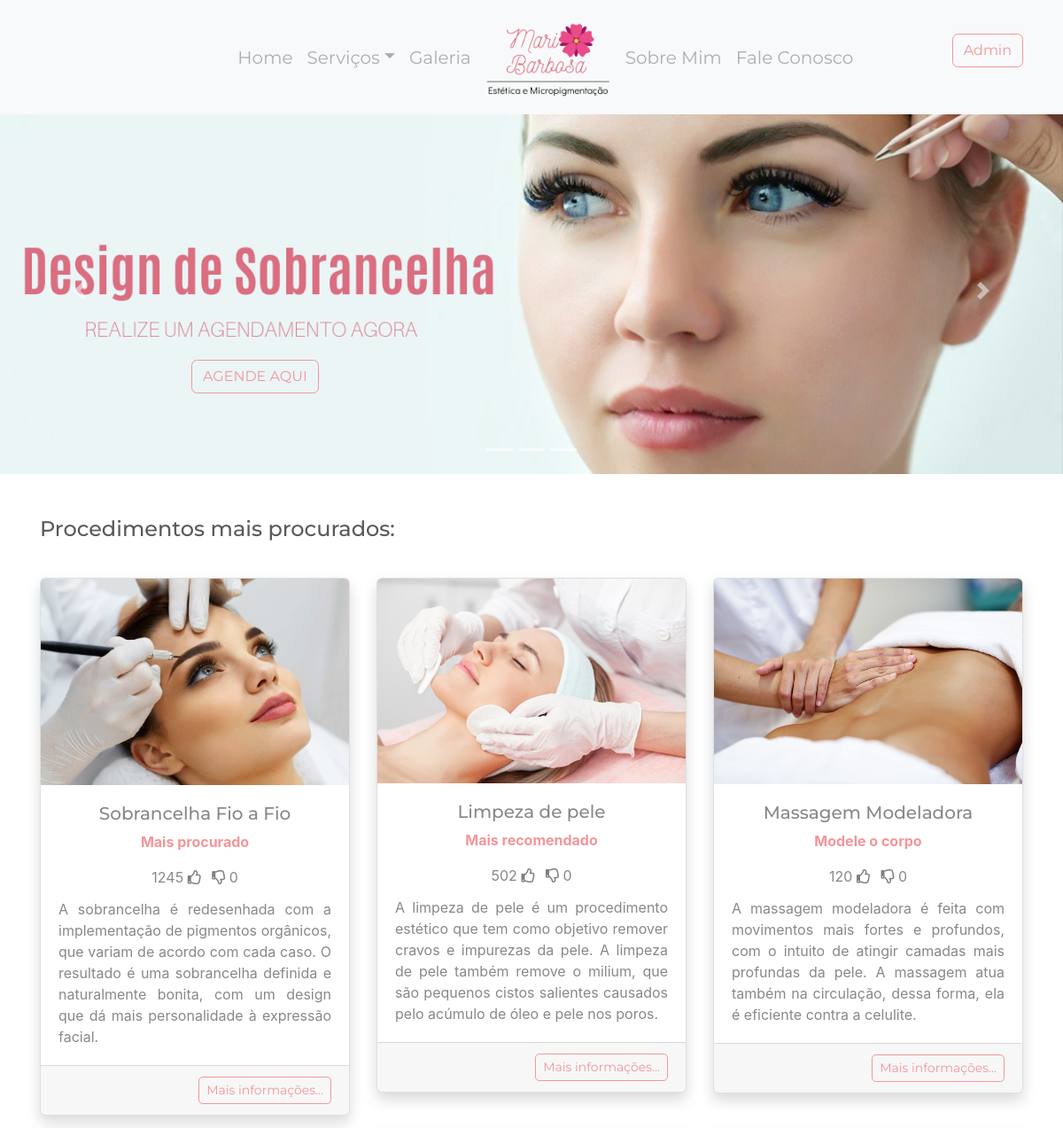
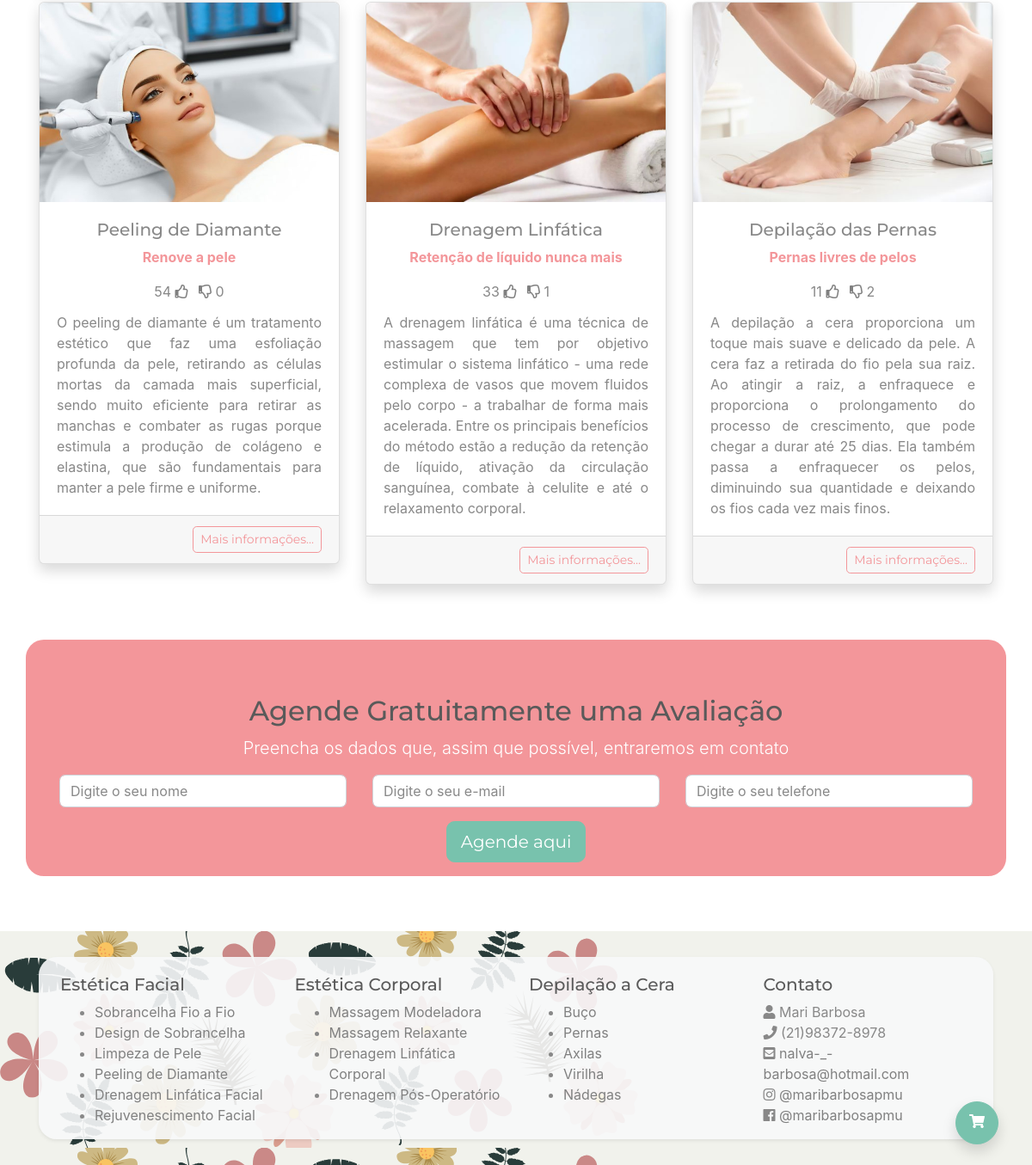
Screenshot of / (signed in) with the database file from the repository (2 pictures, top to bottom).
### meuSite/models.py (models this page shows, shortened)
class FotoCarousel(models.Model):
    nome = models.CharField('nome', max_length=200, blank=True)
    endereco = models.CharField('Imagem', max_length=200)
    class Meta:
        db_table = 'fotoCarousel'

class DestaqueServico(models.Model):
    servico = models.ForeignKey(Servico, on_delete=models.CASCADE, null=True, blank=True)
    fraseDestaque = models.CharField('Frase', max_length=200, blank=True)
    descricao = models.TextField(blank=True)
    likes = models.IntegerField('likes', default=0)
    dislikes = models.IntegerField('dislikes', default=0)
    ordem = models.IntegerField('ordem', default=0)
    class Meta:
        db_table = 'destaqueServico'

class Servico(models.Model):
    tipo = models.ForeignKey(TipoServico, on_delete=models.CASCADE)
    nome = models.CharField('Servico', max_length=200, db_index=True)
    tag = models.SlugField('Tag', max_length=100, default=' ')
    imagem = models.CharField('Imagem', max_length=200)
    descricao = models.TextField(blank=True)
    user = models.ForeignKey(settings.AUTH_USER_MODEL,
                             related_name='servicos',
                             on_delete=models.DO_NOTHING,
                             null=True)
    preco = models.DecimalField('Preco', max_digits=10, decimal_places=2, default=0)
    class Meta:
        db_table = 'servico'
        ordering = ('nome',)

### meuSite/views.py (the view)
# urls.py: path('', views.index, name='index'),
def index(request):
    fotos_carousel = FotoCarousel.objects.all()
    destaques = DestaqueServico.objects.all().order_by('ordem')
    return render(request, 'index.html', {'fotos_carousel': fotos_carousel, 'destaques': destaques})

### meuSite/templates/index.html (shortened to what this page needs)
{% extends "base.html" %}
{% load static %}
{% block estilo %}
    <link rel="stylesheet" type="text/css" href="{% static 'css/index.css' %}"/>
{% endblock estilo %}
{% block conteudo %}
    {% static "images" as baseUrl %}
    <header id="header" class="mb-4" style="margin-top: 120px;">
        <div id="carouselInicio" class="carousel slide" data-ride="carousel">
            <ol class="carousel-indicators">
                {% for foto in fotos_carousel %}
                    <li data-target="#carouselInicio" data-slide-to="{{ forloop.counter0 }}"></li>
                {% endfor %}
            </ol>
            <div class="carousel-inner">
                {% for foto in fotos_carousel %}
                    <div class="carousel-item {% if forloop.counter == 1 %} active{% endif %}">
                        <img class="d-block w-100" src="{{ baseUrl }}/{{ foto.endereco }}">
                        {% if foto.nome == 'corporal' %}
                            <a href="{% url 'estetica:corporal' %}"
                               class="botao-corporal btn btn-outline-secondary my-2 my-sm-0 d-none d-md-block"
                               type="submit">
                                AGENDE AQUI
                            </a>
                        {% elif foto.nome == 'facial' %}
                            <button class="botao btn btn-outline-secondary my-2 my-sm-0 d-none d-md-block"
                               type="submit"
                               href="{% url 'estetica:facial' %}">
                                AGENDE
                                AQUI
                            </button>
                        {% else %}
                            <button class="botao btn btn-outline-secondary my-2 my-sm-0 d-none d-md-block"
                               type="submit">
                                AGENDE
                                AQUI
                            </button>
                        {% endif %}
                    </div>
                {% endfor %}
            </div>
            <a class="carousel-control-prev" href="#carouselInicio" role="button" data-slide="prev">
                <span class="carousel-control-prev-icon" aria-hidden="true"></span>
            </a>
            <a class="carousel-control-next" href="#carouselInicio" role="button" data-slide="next">
                <span class="carousel-control-next-icon" aria-hidden="true"></span>
            </a>
        </div>
    </header>
    <div class="container mb-4">
        <h4 id="procedimentos" class="mb-0 pt-4 pb-4">Procedimentos mais procurados:</h4>
        <div class="row mb-4">
            {% for destaque in destaques %}
                <div class="col-md-6 col-lg-4">
                    <div class="card shadow mt-3">
                        <img class=" card-img-top" src="{{ baseUrl }}/{{ destaque.servico.imagem }}">
                        <div class="card-body">
                            <div class="card-title text-center">
                                <h5>{{ destaque.servico.nome }}</h5>
                                <p class="text-secondary font-weight-bold">{{ destaque.fraseDestaque }}</p>
                                <span id="label-like-sobrancelha" data-like="1245"
                                      for="like">{{ destaque.likes }}</span>
                                <a class="botao-like-deslike"><i id="like-sobrancelha"
                                                                 class="far fa-thumbs-up pr-1"></i></a>
                                <a class="botao-like-deslike"><i id="dislike-sobrancelha"
                                                                 class="far fa-thumbs-down pl-1"></i></a>
                                <span id="label-dislike-sobrancelha" data-dislike="0"
                                      for="dislike">{{ destaque.dislikes }}</span>
                            </div>
                            <p class="card-text text-justify">{{ destaque.descricao }}</p>
                        </div>
                        <div class="card-footer">
                            <div class="text-right">
                                <button class="btn btn-outline-secondary btn-sm"
                                        onclick="location.href='{% url 'estetica:facial' %}#{{ destaque.servico.tag }}';">
                                    Mais informações...
                                </button>
                            </div>
                        </div>
                    </div>
                </div>
            {% endfor %}
        </div>
        <div class="row">
            <div class="d-md-flex flex-md-equal py-4 col-12 p-0 w-100 my-md-3">
                <div class="bg-dark pt-3 w-100 pt-md-5 text-center text-white overflow-hidden"
                     style="border-radius: 21px;">
                    <div class="my-2 py-2">
                        <h2 class="display-5">Agende Gratuitamente uma Avaliação</h2>
                        <p class="lead">Preencha os dados que, assim que possível, entraremos em contato</p>
                        <form>
                            <div class="row mx-4 my-3">
                                <div class="col">
                                    <input type="text" class="form-control" placeholder="Digite o seu nome">
                                </div>
                                <div class="col">
                                    <input type="email" class="form-control" placeholder="Digite o seu e-mail">
                                </div>
                                <div class="col">
                                    <input type="text" class="form-control" placeholder="Digite o seu telefone">
                                </div>
                            </div>
                            <button type="button" class="btn btn-primary btn-lg">Agende aqui</button>
                        </form>
                    </div>
                </div>
            </div>
        </div>
    </div>
{% endblock conteudo %}

### meuSite/static/css/all.css (style rules this page uses)
.fa, .fas, .far, .fal, .fab { -moz-osx-font-smoothing: grayscale; -webkit-font-smoothing: antialiased; display: inline-block; font-style: normal; font-variant: normal; text-rendering: auto; line-height: 1; }
.fa-thumbs-down:before { content: "\f165"; }
.fa-thumbs-up:before { content: "\f164"; }
.far { font-family: 'Font Awesome 5 Free'; font-weight: 400; }

### meuSite/static/css/index.css (style rules this page uses)
.botao { position: absolute; bottom: 22%; left: 18%; }
.botao-like-deslike { background-color: transparent; box-shadow: none; color: grey !important; outline: none; border: 0px transparent; box-sizing: none; background-color: transparent; }

### rows the page displays
FotoCarousel: endereco (picture), nome "AGENDE AQUI"
DestaqueServico: servico.imagem (picture), servico.nome "Sobrancelha Fio a Fio", fraseDestaque "Mais procurado", likes "1245", dislikes "0", descricao "A sobrancelha é redesenhada com a implementação de pigmentos orgânicos, que variam de acordo com cada caso. O resultado é uma sobrancelha definida e naturalmente bonita, com um design que dá mais personalidade à expressão facial."
DestaqueServico: servico.imagem (picture), servico.nome "Limpeza de pele", fraseDestaque "Mais recomendado", likes "502", dislikes "0", descricao "A limpeza de pele é um procedimento estético que tem como objetivo remover cravos e impurezas da pele. A limpeza de pele também remove o milium, que são pequenos cistos salientes causados pelo acúmulo de óleo e pele nos poros."
DestaqueServico: servico.imagem (picture), servico.nome "Massagem Modeladora", fraseDestaque "Modele o corpo", likes "120", dislikes "0", descricao "A massagem modeladora é feita com movimentos mais fortes e profundos, com o intuito de atingir camadas mais profundas da pele. A massagem atua também na circulação, dessa forma, ela é eficiente contra a celulite."
DestaqueServico: servico.imagem (picture), servico.nome "Peeling de Diamante", fraseDestaque "Renove a pele", likes "54", dislikes "0", descricao "O peeling de diamante é um tratamento estético que faz uma esfoliação profunda da pele, retirando as células mortas da camada mais superficial, sendo muito eficiente para retirar as manchas e combater as rugas porque estimula a produção de colágeno e elastina, que são fundamentais para manter a pele firme e uniforme."
DestaqueServico: servico.imagem (picture), servico.nome "Drenagem Linfática", fraseDestaque "Retenção de líquido nunca mais", likes "33", dislikes "1", descricao "A drenagem linfática é uma técnica de massagem que tem por objetivo estimular o sistema linfático - uma rede complexa de vasos que movem fluidos pelo corpo - a trabalhar de forma mais acelerada. Entre os principais benefícios do método estão a redução da retenção de líquido, ativação da circulação sanguínea, combate à celulite e até o relaxamento corporal."
DestaqueServico: servico.imagem (picture), servico.nome "Depilação das Pernas", fraseDestaque "Pernas livres de pelos", likes "11", dislikes "2", descricao "A depilação a cera proporciona um toque mais suave e delicado da pele. A cera faz a retirada do fio pela sua raiz. Ao atingir a raiz, a enfraquece e proporciona o prolongamento do processo de crescimento, que pode chegar a durar até 25 dias. Ela também passa a enfraquecer os pelos, diminuindo sua quantidade e deixando os fios cada vez mais finos."
